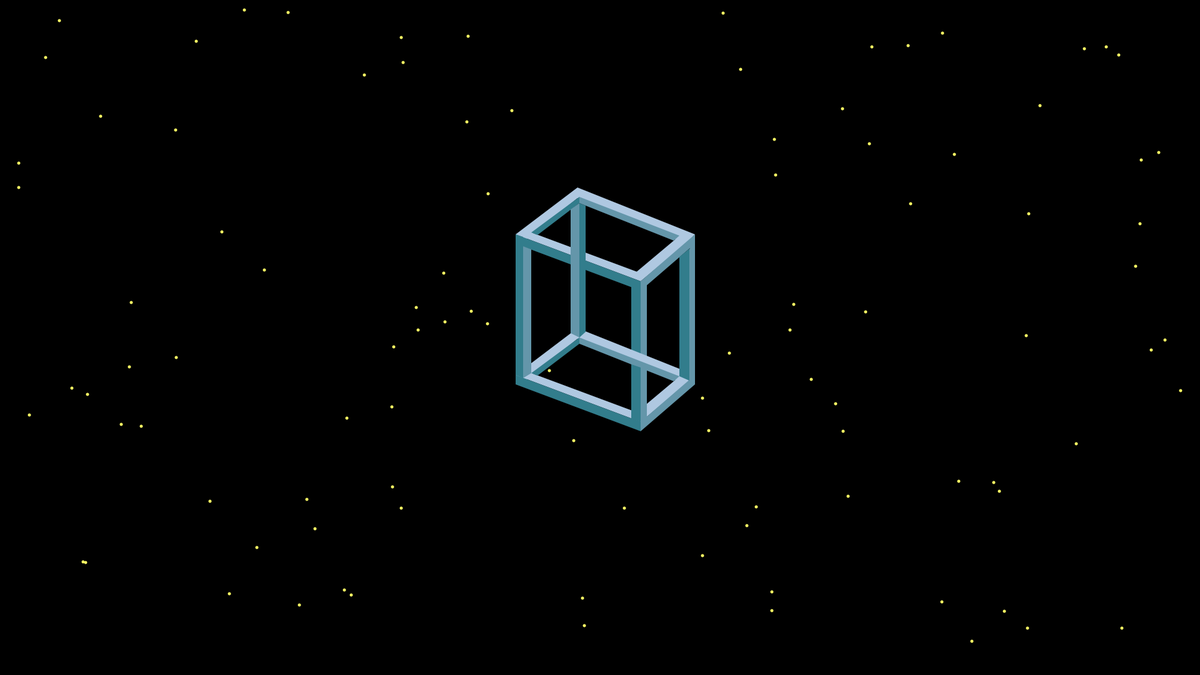
Frame 1 (no input)
Frame 60 (the mouse pressed at the canvas centre just before this capture): identical to frame 1, image omitted
Frame 120 (the mouse held since frame 60 and released just before this capture): identical to frame 1, image omitted

The Processing sketch that drew this single still picture (run headless with seeded random() and noise(); from frame 60 on, the mouse is pressed at the canvas centre):

// Processing sketch: neckercube
// ── neckercube.pde
color white = color(255, 255, 255);
color black = color(0, 0, 0);
color lightblue = color(100, 150, 170);
color grayblue = color(175, 200, 225);
color darkblue = color(50, 125, 140);
color darkerblue = color(25, 75, 90);
color yellow = color(255, 255, 100);
int x = 750;
int y = 250;
int i;
int starX = 0;
int starY = 0;
IntList starx =  new IntList();
IntList stary = new IntList();
//
void setup() {
  size(1920, 1080);
  background(0, 0, 0);
  fill(yellow);
  noStroke();
  for ( i=0; i<100; i++) {
    starx.append(int(random(1920)));
    stary.append(int(random(1080)));
  }
  println("Necker Cube");
  println("Kyle Insaurralde Jake Rafac");
  println("2/19/2018  5th period");
}

void keyPressed() {
  if (keyCode == UP) {
    y = y-3;
  }
  if (keyCode == DOWN) {
    y = y+3;
  }
  if (keyCode == LEFT) {
    x = x-3;
  }
  if (keyCode == RIGHT) {
    x = x+3;
  }
  if (key == ' ') {
    x = 750;
    y = 250;
  }
}

void draw() {  
  //
  if (mouseButton == LEFT) {
    if (pmouseX > mouseX) {
      starX = starX - (pmouseX - mouseX);
    }
    if (pmouseX < mouseX) {
      starX = starX + (mouseX - pmouseX);
    }
    if (pmouseY > mouseY) {
      starY = starY - (pmouseY - mouseY);
    }
    if (pmouseY < mouseY) {
      starY = starY + (mouseY - pmouseY);
    }
    if (starX < 0) {
      starX = starX + 1920;
    }
    if (starY < 0) {
      starY = starY + 1080;
    }
  }
  //
  background(black);
  for (i=0; i<100; i++) {
    fill(yellow);
    ellipse((starx.get(i) + starX) % 1920, (stary.get(i) + starY) % 1080, 5, 5);
  }
  translate(x, y);
  noStroke();
  //
  fill(grayblue);
  quad(174, 50, 362, 125, 347, 140, 174, 67);
  fill(grayblue);
  quad(174, 50, 75, 125, 89, 135, 174, 67);
  fill(grayblue);
  quad(75, 125, 95, 120, 275, 187, 275, 200);
  fill(grayblue);
  quad(275, 200, 266, 187, 334, 130, 347, 140);
  fill(darkblue);
  quad(177, 65, 177, 75, 110, 126, 100, 122);
  fill(lightblue);
  quad(177, 65, 177, 75, 328, 135, 337, 127);
  fill(darkblue);
  quad(75, 125, 275, 200, 275, 215, 75, 140);
  fill(lightblue);
  quad(275, 200, 275, 215, 362, 140, 362, 125);
  fill(lightblue);
  quad(177, 75, 163, 85, 163, 283, 177, 290);
  fill(darkblue);
  quad(187, 281, 177, 290, 177, 75, 187, 79);
  //
  fill(darkblue);
  quad(260, 205, 275, 210, 275, 425, 260, 420);
  fill(lightblue);
  quad(275, 210, 285, 200, 285, 425, 275, 425);
  //
  fill(grayblue);
  quad(174, 275, 362, 350, 347, 365, 174, 292);
  fill(grayblue);
  quad(174, 275, 75, 350, 89, 360, 174, 292);
  fill(grayblue);
  quad(75, 350, 95, 345, 275, 412, 275, 425);
  fill(grayblue);
  quad(275, 425, 266, 412, 334, 355, 347, 365);
  fill(darkblue);
  quad(177, 290, 177, 300, 110, 351, 100, 347);
  fill(lightblue);
  quad(177, 290, 177, 300, 328, 360, 337, 352);
  fill(darkblue);
  quad(75, 350, 275, 425, 275, 440, 75, 365);
  fill(lightblue);
  quad(275, 425, 275, 440, 362, 365, 362, 350);
  //
  fill(darkblue);
  quad(75, 125, 87, 129, 87, 355, 75, 350);
  fill(lightblue);
  quad(87, 355, 100, 347, 100, 149, 87, 144);
  fill(lightblue);
  quad(177, 178, 163, 173, 163, 283, 177, 290);
  fill(darkblue);
  quad(187, 281, 177, 290, 177, 178, 187, 180);
  //
  fill(darkblue);
  quad(260, 333, 275, 338, 275, 425, 260, 420);
  fill(lightblue);
  quad(275, 338, 285, 342, 285, 425, 275, 425);
  fill(darkblue);
  quad(353, 148, 337, 161, 337, 352, 353, 359);
  fill(lightblue);
  quad(353, 149, 362, 125, 362, 355, 353, 358);
  //
  translate(-x, -y);
  //
}
